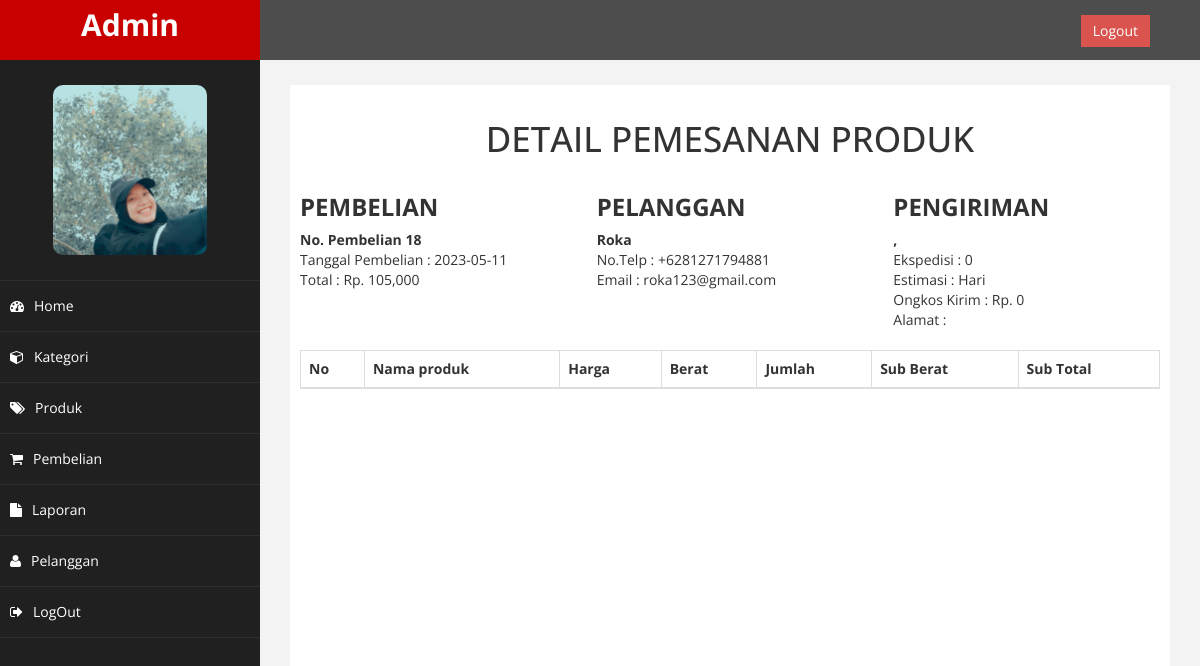
Screenshot of /admin/index.php?halaman=detail&id=18 (signed in) with the database file from the repository.
### tables this page shows
CREATE TABLE `pembelian` (
  `id_pembelian` int(11) NOT NULL,
  `id_pelanggan` int(11) NOT NULL,
  `tanggal_pembelian` date NOT NULL,
  `total_pembelian` int(11) NOT NULL,
  `alamat_pengiriman` text NOT NULL,
  `status_pembelian` varchar(100) NOT NULL DEFAULT 'pending',
  `resi_pengiriman` varchar(255) NOT NULL,
  `total_berat` int(11) NOT NULL,
  `provinsi` varchar(255) NOT NULL,
  `distrik` varchar(255) NOT NULL,
  `tipe` varchar(255) NOT NULL,
  `kodepos` varchar(255) NOT NULL,
  `ekspedisi` varchar(255) NOT NULL,
  `paket` varchar(255) NOT NULL,
  `ongkir` int(11) NOT NULL,
  `estimasi` varchar(255) NOT NULL
);

CREATE TABLE `pelanggan` (
  `id_pelanggan` int(11) NOT NULL,
  `email_pelanggan` varchar(100) NOT NULL,
  `password_pelanggan` varchar(50) NOT NULL,
  `nama_pelanggan` varchar(100) NOT NULL,
  `telepon_pelanggan` varchar(25) NOT NULL,
  `alamat_pelanggan` text NOT NULL
);

### admin/detail.php (the view, shortened to what this page needs)
<?php
$ambil = $koneksi->query("SELECT * FROM pembelian JOIN pelanggan ON pembelian.id_pelanggan=pelanggan.id_pelanggan WHERE pembelian.id_pembelian='$_GET[id]'");
$detail = $ambil->fetch_assoc();
?>
    <div class="judul-kategori" style="background-color: #fff; padding: 5px 10px">
    <h4 class="text-center mt-2" style="font-size: 35px; font-weight: 500;">DETAIL PEMESANAN PRODUK</h4>
    </div>
    <div class="row">
        <div class="col-md-4">
        <h3><b>PEMBELIAN</b></h3>
        <strong>No. Pembelian <?php echo number_format($detail['id_pembelian']);?></strong> <br>
        Tanggal Pembelian : <?php echo ($detail['tanggal_pembelian']);?> <br>
        Total : Rp. <?php echo number_format($detail['total_pembelian']);?>
        </div>
        <div class="col-md-4">
        <h3><b>PELANGGAN</b></h3>
        <strong><?php echo $detail['nama_pelanggan']; ?></strong> <br>
            No.Telp : <?php echo $detail['telepon_pelanggan']; ?><br>
            Email : <?php echo $detail['email_pelanggan']; ?>
        </div>
        <div class="col-md-4">
        <h3><b>PENGIRIMAN</b></h3>
        <strong><?php echo $detail['tipe'];?> <?php echo $detail['distrik'];?>, <?php echo $detail['provinsi'];?></strong> <br>
        Ekspedisi : <?php echo $detail['ekspedisi'];?><br>
        Estimasi : <?php echo $detail['estimasi'];?> Hari<br>
        Ongkos Kirim : Rp. <?php echo number_format($detail['ongkir']);?><br>
        Alamat : <?php echo $detail['alamat_pengiriman']?>
        </div>
    </div>
    <br>
<table class="table table-bordered">
<thead class="table-secondary">
    <tr>
        <th>No</th>
        <th>Nama produk</th>
        <th>Harga</th>
        <th>Berat</th>
        <th>Jumlah</th>
        <th>Sub Berat</th>
        <th>Sub Total</th>
    </tr>
    </thead>
</table>

### admin/assets/css/custom.css (style rules this page uses)
body { font-family: 'Open Sans', sans-serif; }
.text-center { text-align:center; }
h4 { padding-top:10px; }

### rows the page displays
pembelian: id_pembelian "18", tanggal_pembelian "2023-05-11", total_pembelian "105,000", id_pelanggan.nama_pelanggan "Roka", id_pelanggan.telepon_pelanggan "+6281271794881", id_pelanggan.email_pelanggan "roka123@gmail.com", ekspedisi "0", ongkir "0"
